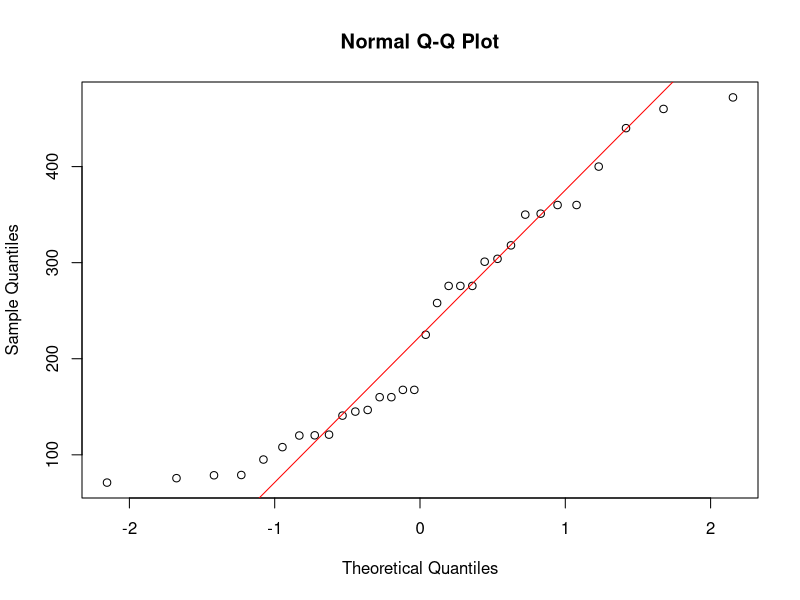
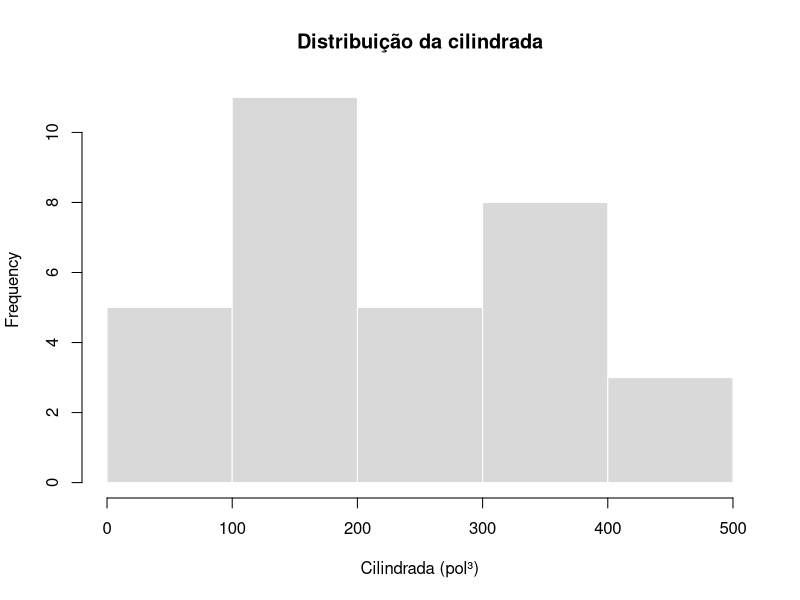
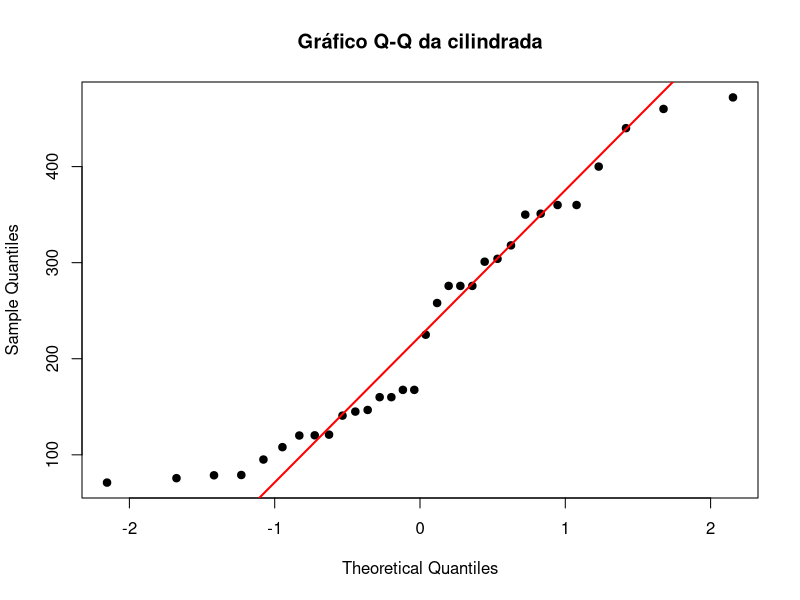

These charts were generated, in order, by the following R code:
# Shapiro–Wilk ----

# Ajuste e resultados ----
x <- mtcars$disp
qqnorm(x); qqline(x, col = "red")
summary(x)
sd(x)
resultado <- shapiro.test(x)
print(resultado)
cat(ifelse(resultado$p.value < 0.05, "Evidência contra normalidade", "Sem evidência suficiente contra normalidade"), "\n")

# Visualização e diagnóstico ----
hist(x, breaks = "FD", col = "gray85", border = "white", main = "Distribuição da cilindrada", xlab = "Cilindrada (pol³)")
qqnorm(x, pch = 19, main = "Gráfico Q-Q da cilindrada")
qqline(x, col = "red", lwd = 2)
